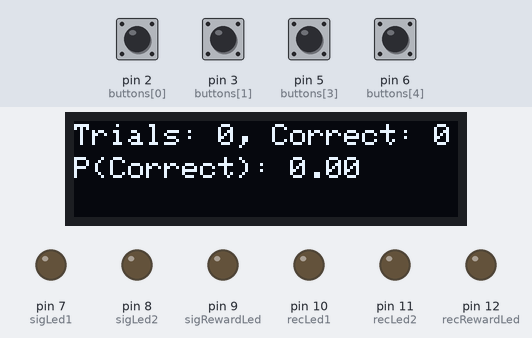
Recording of a sketch running on a simulated Arduino Uno, built with avr-gcc and run on an emulated ATmega328P. Parts: 128×32 one-colour display, output pins drawn as LEDs (lit = HIGH). Dashed ring = blinking. Inputs (shaded band) come from the test bench; at power-on: pin 2 (buttons[0]), pin 3 (buttons[1]), pin 5 (buttons[3]), pin 6 (buttons[4]) HIGH. Random numbers use the default seed unless the sketch sets one.

Above: at 1.2 s.
1.3 s: pin 2 (buttons[0]) pulled LOW for 0.15 s
At 2.5 s:
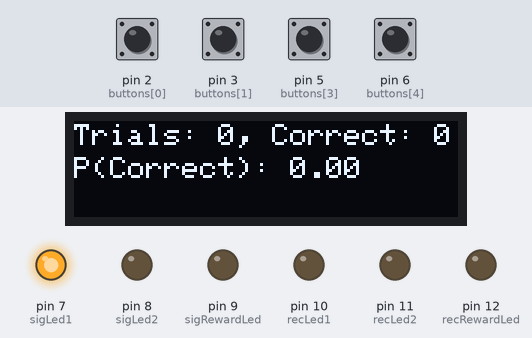
2.9 s: pin 3 (buttons[1]) pulled LOW for 0.15 s
At 3.8 s:
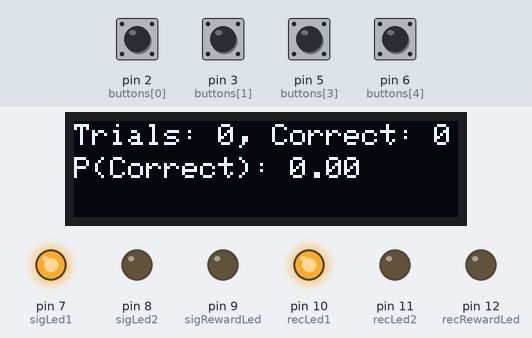
4.5 s: pin 5 (buttons[3]) pulled LOW for 0.15 s
At 4.66 s:
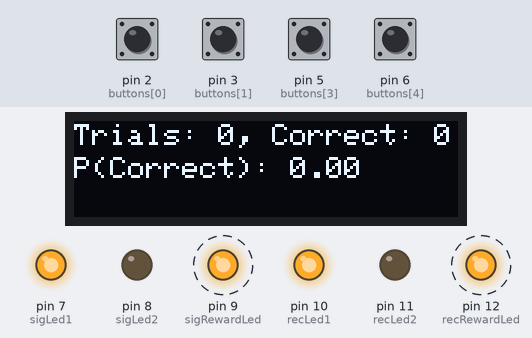
5.2 s: pin 2 (buttons[0]) driven LOW and pin 3 (buttons[1]) driven LOW
At 7.5 s:
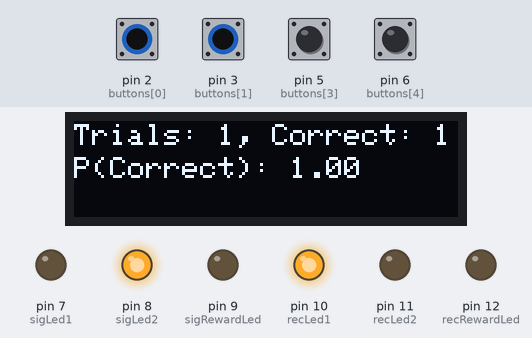
7.8 s: pin 6 (buttons[4]) pulled LOW for 0.15 s
At 7.96 s:
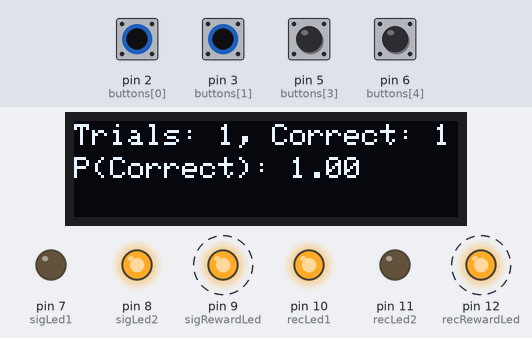
8.5 s: pin 2 (buttons[0]) pulsed HIGH 5 times (0.12 s each, 0.3 s apart)
At 10.1 s:
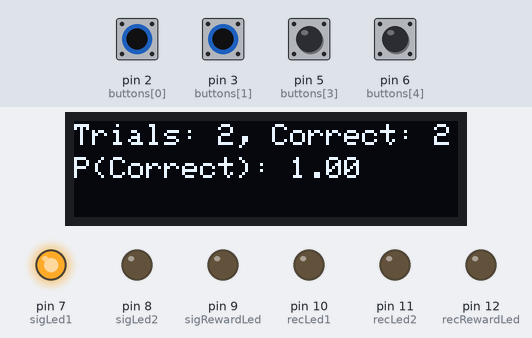
Timing chart, 0 to 11.6 s (numbered marks = the images above; inputs shaded):
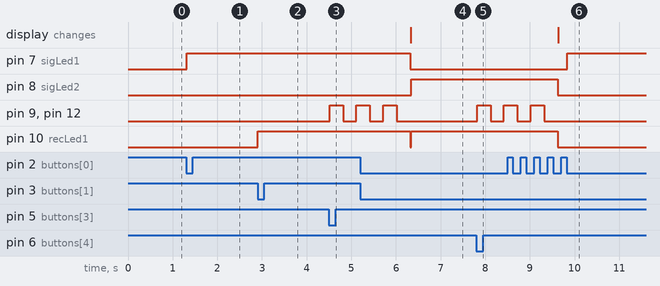

The sketch:

lewis_game_with_oled.ino
```cpp
 /*
   Play a 2x2 Lewis signaling game!
   This version reports success rate via an Adafruit SSD1306 display

   Function for reading & debouncing the buttons adapted from Adafruit:
   https://blog.adafruit.com/2009/10/20/example-code-for-multi-button-checker-with-debouncing/

  */

  #include <SPI.h>
  #include <Wire.h>
  #include <Adafruit_SSD1306.h>   // device driver for 128x64 SPI

  // initializing screen stuff
  #define OLED_RESET 4
  Adafruit_SSD1306 display(OLED_RESET);

  // timers
  const byte debounce = 10;     //debounce timer in ms
  const int blinkTime = 300;    //How quickly should the reward light blink?

  //Arrays to hold button info
  const byte buttons[] = {2, 3, 4, 5, 6};     //pin #s for the buttons
  const byte numButtons = sizeof(buttons);    //how many buttons do we have, anyway?
  byte pressed[numButtons];                   //is each button pressed or not?
  byte justpressed[numButtons];               //has each button newly pressed?

  //Button names
  // these refer to the button's location in the arrays, NOT their pin #s
  const byte controlKey = 0;  //Press to start a trial
  const byte sigKey1 = 1;   //yellow
  const byte sigKey2 = 2;   //blue
  const byte recKey1 = 3;   //red
  const byte recKey2 = 4;   //green

  // Pin numbers of the lights
  const byte sigLed1 = 7;   //red
  const byte sigLed2 = 8;   //green
  const byte sigRewardLed = 9;

  const byte recLed1 = 10;   //yellow
  const byte recLed2 = 11;   //blue
  const byte recRewardLed = 12;

  //within-trial variables
  byte condition = 1;
  byte sigChoice = 1;
  byte recChoice = 1;
  byte trialState = 0;
    // 0 =  No trial active, waiting for control button press
    // 1 = Control button pressed, condition displayed, waiting for signaler action
    // 2 = Signaler button pressed, signal displayed, waiting for receiver action

  //variables for keeping track of success rate
  int numTrials = 0;
  int numCorrect = 0;
  float pCorrect = 0;

void setup() {

  //Set random seed by reading from empty analog pin 0
  randomSeed(analogRead(0));

  //set buttons as inputs & enable internal pullup resistors
  for (byte i = 0; i < numButtons; i++) {
    pinMode(buttons[i], INPUT_PULLUP);
    }

  //set LEDs as outputs
  //this is a stupid shortcut
  for (byte i = 7; i < 13; i++) {
    pinMode(i, OUTPUT);
  }

  //Initialize OLED display
  display.begin(SSD1306_SWITCHCAPVCC, 0x3C);  // initialize with the I2C addr 0x3C (for the 128x32)
  display.setTextSize(1);   // set text properties - these will not change
  display.setTextColor(WHITE);
  update_display();

}

void loop() {

  check_buttons(); //get the current state of all buttons

  if (trialState == 0) {
    // check master button, if pressed:
    // randomize condition, turn on lights for signaler, progress to trialState == 1

    if(justpressed[controlKey] == HIGH) {
      condition = random(1,3);      //Randomize condition between 1-2

      if (condition == 1) {
        digitalWrite(sigLed1, HIGH);    //Turn on light 1
      }
      else {
        digitalWrite(sigLed2, HIGH);    //Turn on light 2
      }

      trialState = 1;                   //Progress to next stage
    }

    }
  else if (trialState == 1) {
    // check the 2 signaler buttons, if one is pressed:
    // turn on the corresponding light for receiver, progress to trialState == 2

    //XOR - we only want one key pressed at a time
    if (((justpressed[sigKey1] == HIGH) && (pressed[sigKey2] == LOW)) ||
    ((pressed[sigKey1] == LOW) && (justpressed[sigKey2] == HIGH))) {

      if (justpressed[sigKey1] == HIGH) {   //Pressed button 1
        digitalWrite(recLed1, HIGH);        //Turn on signal 1
      }
      else {                                 //Pressed button 2
        digitalWrite(recLed2, HIGH);         //Turn on signal 2
      }

      trialState = 2;                       //Progress to next stage
    }


  }
  else if (trialState == 2) {
    // check the 2 receiver buttons, if pressed:
    // check if button matches condition, if so, blink reward lights
    // update info, turn off all lights, restart at trialState == 0

    //XOR - we only want one key pressed at a time
    if (((justpressed[recKey1] == HIGH) && (pressed[recKey2] == LOW)) ||
    ((pressed[recKey1] == LOW && (justpressed[recKey2] == HIGH)))) {

      numTrials++;                //Increment trial counter

      if (justpressed[recKey1] == HIGH) {     //Pressed button 1
        recChoice = 1;
      }
      else {                                  //Pressed button 2
        recChoice = 2;
      }

      if (recChoice == condition) {         //Did the receiver correctly match the condition?

        numCorrect++;                       //If so, increment correct trials
        pCorrect = numCorrect / numTrials;  //Calculate p(Correct)

        for(byte i = 0; i < 3; i++) {       //Blink reward lights 3x
          digitalWrite(sigRewardLed, HIGH);
          digitalWrite(recRewardLed, HIGH);
          delay(blinkTime);
          digitalWrite(sigRewardLed, LOW);
          digitalWrite(recRewardLed, LOW);
          delay(blinkTime);
        }
      }

      digitalWrite(sigLed1, LOW);           //Turn off all the lights
      digitalWrite(sigLed2, LOW);
      digitalWrite(recLed1, LOW);
      digitalWrite(recLed2, LOW);

      update_display();                     //Display updated results

      trialState = 0;                       //Trial is complete, restart
    }
  }

 }

 // Check the state of all buttons
 void check_buttons() {

   static byte currentstate[numButtons];
   static byte previousstate[numButtons];
   static long lasttime;

   //Take 2 readings, 10 MS apart, only keeps the reading if both reads are the same
   if (millis() < lasttime) {
     lasttime = millis();
     }

    if ((lasttime + debounce) > millis()) {
     return; // not enough time has passed to debounce
    }

    // we have waited DEBOUNCE milliseconds, reset the timer
    lasttime = millis();

   for(byte i = 0; i < numButtons; i++) {
     justpressed[i] = 0; // clear out the "just pressed" indicators

     currentstate[i] = !digitalRead(buttons[i]); // read the button, invert to compensate for pullup resistor stuff

     if (currentstate[i] == previousstate[i]) {  //If the 2 reads were the same, probably not noise
       if ((pressed[i] == LOW) && (currentstate[i] == HIGH)) {
         // button was just pressed
         justpressed[i] = 1;
         }
       pressed[i] = currentstate[i];   // record the reading
       }
      previousstate[i] = currentstate[i];
     }

 }

 //Update OLED display
 void update_display() {

   display.clearDisplay();      // clear display buffer
   display.setCursor(0,1);      // line 1
   display.print("Trials: ");
   display.print(numTrials);
   display.print(", Correct: ");
   display.print(numCorrect);
   display.setCursor(0,12);     // line 2
   display.print("P(Correct): ");
   display.print(pCorrect);
   display.display();

 }
```

Measured:
- after the input at 1.3 s, pin 7 (sigLed1): LOW → HIGH at once
- after the input at 2.9 s, pin 10 (recLed1): LOW → HIGH at once
- after the input at 4.5 s, pin 9 (sigRewardLed), pin 12 (recRewardLed): LOW → HIGH at once, → LOW 0.30 s later, → HIGH 0.30 s later
- after the input at 5.2 s, pin 8 (sigLed2): LOW → HIGH after 1.1 s
- after the input at 7.8 s, pin 9 (sigRewardLed), pin 12 (recRewardLed): LOW → HIGH at once, → LOW 0.30 s later, → HIGH 0.30 s later
- after the input at 8.5 s, pin 7 (sigLed1): LOW → HIGH after 1.3 s
